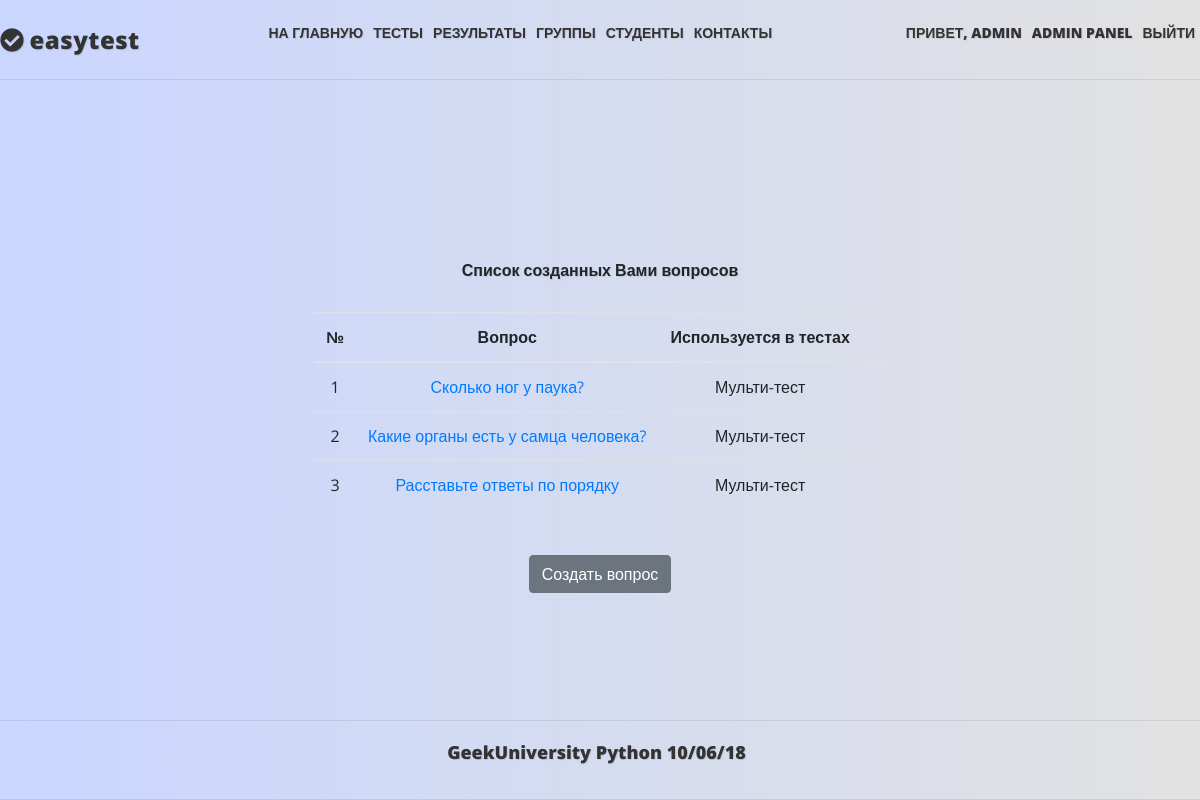
Page /question/staff/ (signed in) on the earlier database version.
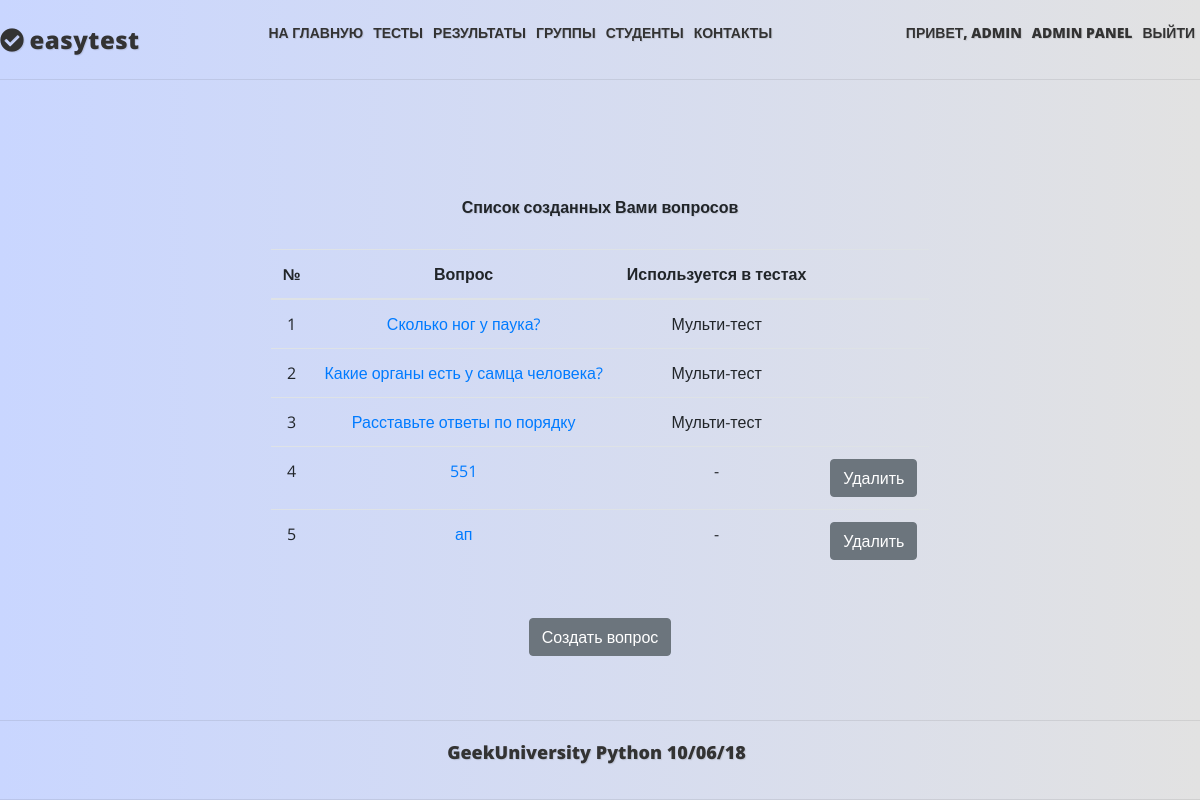
Same page on the later database version.
### mainapp/models.py (models this page shows, shortened)
class Core(models.Model):
    title = models.CharField(_('title'), max_length=250, blank=True)
    description = models.TextField(_('description'), blank=True)
    sort = models.IntegerField(_('sort'), default=0, null=True, blank=True)
    active = models.BooleanField(_('active'), default=True)
    deleted = models.BooleanField(_('deleted'), default=False)
    all_objects = models.Manager()
    objects = CoreManager()
    class Meta:
        abstract = True

class Question(Core):
    class Meta:
        verbose_name = _('Вопрос')
        verbose_name_plural = _('Вопросы')
    owner = models.ForeignKey(User, null=False, blank=True, related_name='questions', on_delete=models.PROTECT)
    objects = QuestionManager()
    QUESTION_TYPE = (
        ('select', 'Выбор правильного(-ых) ответа(-ов)'),
        ('sort', 'Ответы по порядку'),
        )
    q_type = models.CharField(_('question type'), max_length=10, choices=QUESTION_TYPE, default='select')
    def get_related_tests(self):
        return f"{('; ').join([i.title for i in self.tests.all()])}" or "-"

class Test(Core):
    class Meta:
        verbose_name = _('Тест')
        verbose_name_plural = _('Тесты')
    owner = models.ForeignKey(User, null=False, blank=True, related_name='tests', on_delete=models.PROTECT)
    category = models.ForeignKey(TestCategory, null=True, blank=True, on_delete=models.SET_NULL)
    keywords = models.ManyToManyField(Keyword, blank=True, related_name='tests')
    questions = models.ManyToManyField(Question, blank=True, related_name='tests')
    max_questions = models.PositiveIntegerField(_('Count questions'), default=1, blank=True)
    required_correct_answers = models.PositiveIntegerField(_('Required correct answers'), default=0, blank=True)
    time = models.TimeField(_('Max time for test'), default=datetime.time(0, 30), blank=True)
    objects = TestManager()
    TEST_TYPE_CHOICES = (
        ('th', 'teaching'),  # с цифрами (под индексом 0 в кортежах) форма создания теста не проходила, изменил на строку
        ('ex', 'exam'),
        )
    test_type = models.CharField(max_length=2, choices=TEST_TYPE_CHOICES, default='th')
    """ типы тестов - учебный и экзаменационный(на время и оценку) - это реализуем позже.
    Необходимо будет также добавить время на прохождение теста, проценты правильных ответов для разных оценок."""

### mainapp/views.py (the view)
# urls.py: path('question/staff/', mainapp.StaffQuestionList.as_view(), name='questions_staff'),
class StaffQuestionList(StaffPassesTestMixin, ListView):
    model = Question
    template_name = 'mainapp/questions_staff_list.html'
    def get_queryset(self):
        return self.model.objects.get_questions(self.request)

### mainapp/models.py (called while the page is built)
    def get_queryset(self):
        return CoreQuerySet(self.model).filter(active=True, deleted=False)

    def get_questions(self, request):
        return self.filter(owner=request.user)

### mainapp/views.py (called while the page is built)
    def test_func(self):
        return self.request.user.is_staff

### mainapp/templates/mainapp/questions_staff_list.html (shortened to what this page needs)
{% extends "base.html" %}
{% load static i18n %}
{% block content %}
    <div class="center_full">
        {% if object_list %}
            <p class="test_welcome">{% trans 'Список созданных Вами вопросов' %}</p>
            <div class="list_container">
                <table class="table table_result">
                    <thead>
                    <tr>
                        <th>№</th>
                        <th>{% trans 'Вопрос' %}</th>
                        <th>{% trans 'Используется в тестах' %}</th>
                        <th></th>
                    </tr>
                    </thead>
                    <tbody>
                    {% for object in object_list %}
                        <tr>
                            <td>{{ forloop.counter }}</td>
                            <td><a href="{% url 'mainapp:question_edit' object.pk %}">{{ object.description }}</a></td>
                            <td>
                                {{ object.get_related_tests }}
                            </td>
                            <td>
                                {% if object.get_related_tests == '-' %}
                                    <form method="post" action="{% url 'mainapp:question_delete' object.pk %}">
                                        <button class="btn btn-secondary" type="submit">
                                            {% trans 'Удалить' %}
                                        </button>
                                    </form>
                                {% endif %}
                            </td>
                        </tr>
                    {% endfor %}
                    </tbody>
                </table>
            </div>
        {% else %}
            <p class="test_welcome">{{ user.username|upper }}, {% trans 'Вы пока не создали ни одного вопроса '|upper %}</p>
        {% endif %}
            <a href="{% url 'mainapp:question_create' %}" class="btn btn-secondary">{% trans 'Создать вопрос' %}</a>
    </div>
{% endblock content %}

Differences in the rows shown:
added Question: description "551", get_related_tests "-"
added Question: description "ап", get_related_tests "-"
